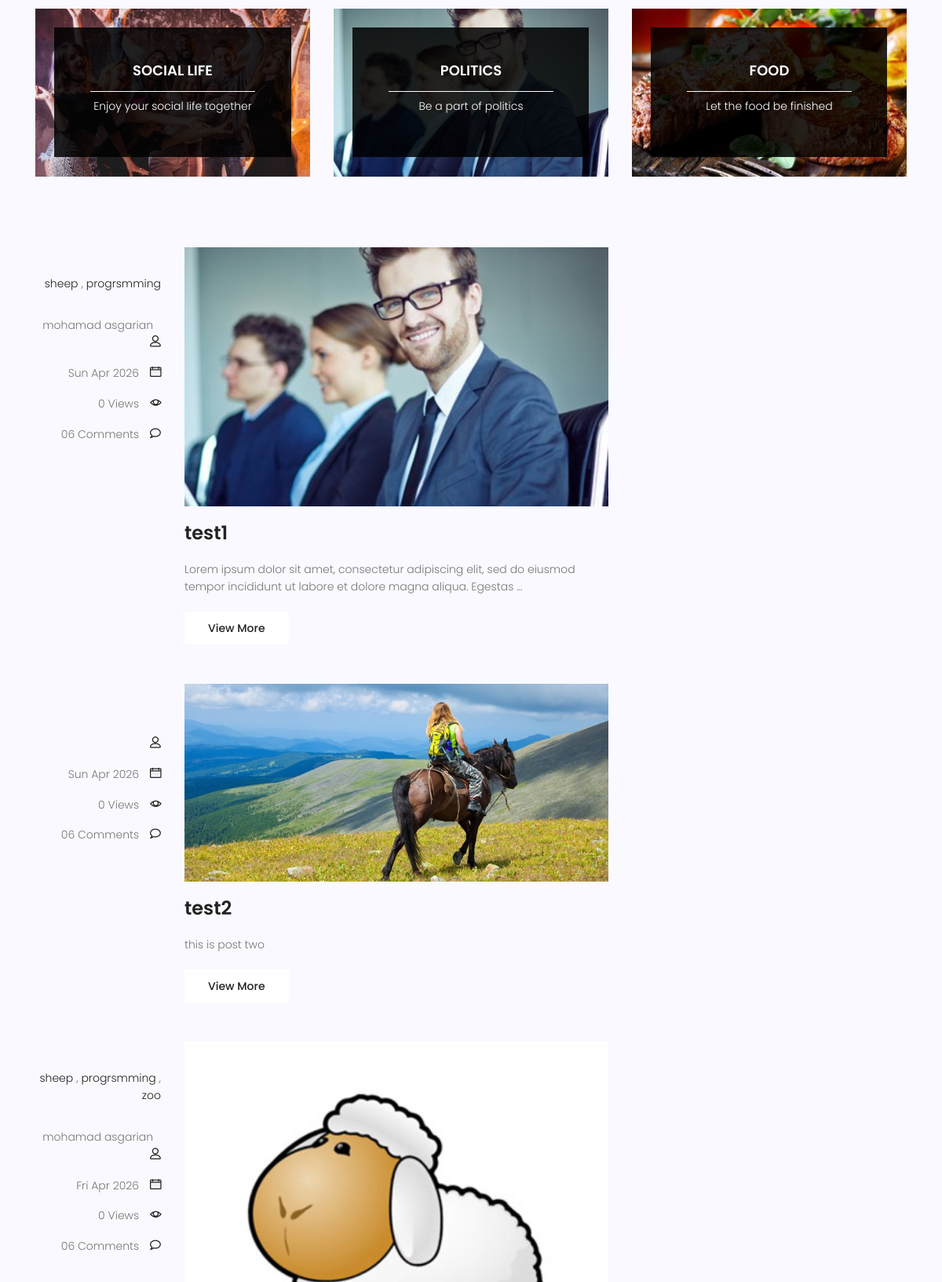
The page /blog/ (middle part) on the database as committed earlier.
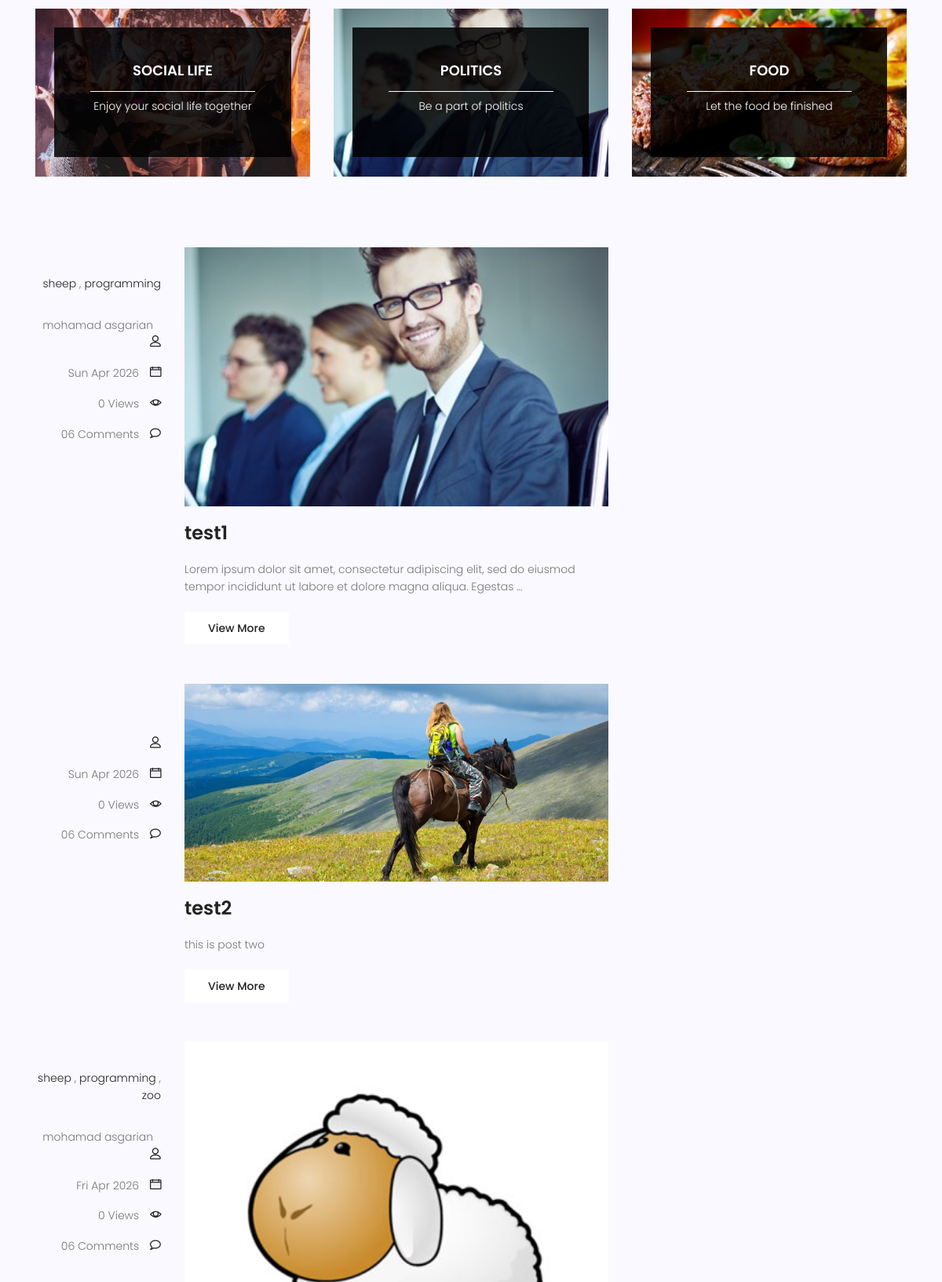
The same page on the database as committed later.
### blog/models.py (models this page shows, shortened)
class Category(models.Model):
    name = models.CharField(max_length=255)

### blog/views.py (the view)
# urls.py: path('' ,blog_view,name='index'),
def blog_view(request,**kwargs):
    posts = Post.objects.filter(status=1)
    if kwargs.get('cat_name') != None:
        posts = posts.filter(category__name=kwargs['cat_name'])
    if kwargs.get('author_username') != None:
        posts = posts.filter(author__username = kwargs['author_username'])
    posts = Paginator(posts,3)
    try:
        page_number = request.GET.get('page')
        posts = posts.get_page(page_number)
    except PageNotAnInteger:
        posts = posts.get_page(1)
    except EmptyPage:
        posts = posts.get_page(1)
    context = {'posts':posts}
    return render(request,'blog/blog-home.html',context)

### templates/blog/blog-home.html (shortened to what the changed rows need)
{% load static %}
<!DOCTYPE html>
	<html lang="zxx" class="no-js">
	<head>
			<link rel="stylesheet" href="{% static 'css/linearicons.css' %}">
			<link rel="stylesheet" href="{% static 'css/font-awesome.min.css' %}">
			<link rel="stylesheet" href="{% static 'css/bootstrap.css' %}">
			<link rel="stylesheet" href="{% static 'css/magnific-popup.css' %}">
			<link rel="stylesheet" href="{% static 'css/jquery-ui.css' %}">
			<link rel="stylesheet" href="{% static 'css/nice-select.css' %}">
			<link rel="stylesheet" href="{% static 'css/animate.min.css' %}">
			<link rel="stylesheet" href="{% static 'css/owl.carousel.css' %}">
			<link rel="stylesheet" href="{% static 'css/main.css' %}">
		</head>
		<body>
			<section class="post-content-area">
				<div class="container">
					<div class="row">
						{% for post in posts %}
						<div class="col-lg-8 posts-list">
							<div class="single-post row">
								<div class="col-lg-3  col-md-3 meta-details">
									<ul class="tags">
										{% for cat in post.category.all %}
											<li><a href="{% url 'blog:category' cat_name=cat.name %}">{{ cat.name }}</a> {% if not forloop.last %},{% endif %}</li>
										{% endfor %}
									</ul>
									<div class="user-details row">
										<p class="user-name col-lg-12 col-md-12 col-6"><a href="#">{{post.author.get_full_name}}</a> <span class="lnr lnr-user"></span></p>
										<p class="date col-lg-12 col-md-12 col-6"><a href="#">{{post.published_date|date:"D M Y"}}</a> <span class="lnr lnr-calendar-full"></span></p>
										<p class="view col-lg-12 col-md-12 col-6"><a href="#">{{post.counted_view}} Views</a> <span class="lnr lnr-eye"></span></p>
										<p class="comments col-lg-12 col-md-12 col-6"><a href="#">06 Comments</a> <span class="lnr lnr-bubble"></span></p>
									</div>
								</div>
								<div class="col-lg-9 col-md-9 ">
									<div class="feature-img">
										<img class="img-fluid" src={{post.image.url}} alt="">
									</div>
									<a class="posts-title" href="{% url 'blog:single' pid=post.id  %}"><h3>{{ post.title }}</h3></a>
									<p class="excert">
										{{post.content|truncatewords:20}}
									</p>
									<a href="{% url 'blog:single' pid=post.id  %}" class="primary-btn">View More</a>
								</div>
							</div>
						</div>
						{% endfor %}
					</div>
				</div>
			</section>
		</body>
	</html>

Rows that differ between the two databases and show on the page:
changed Category: name "progrsmming" → "programming"
